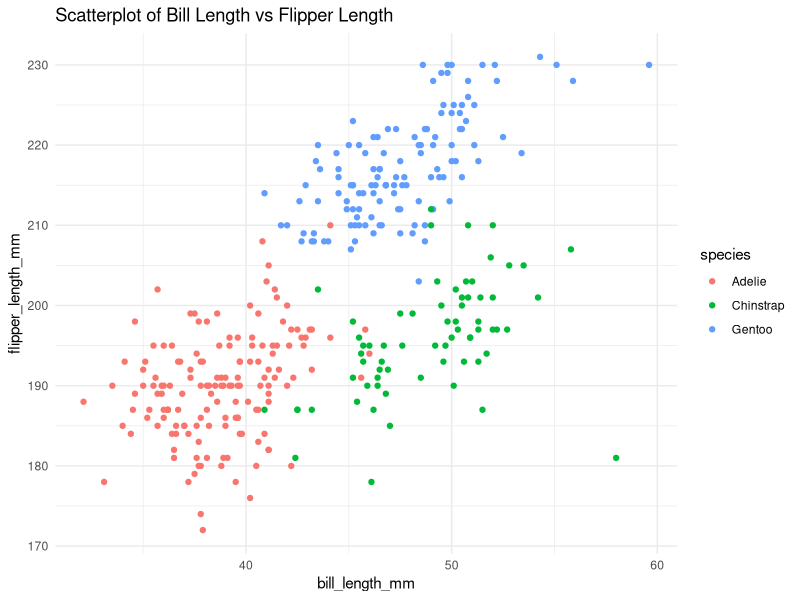
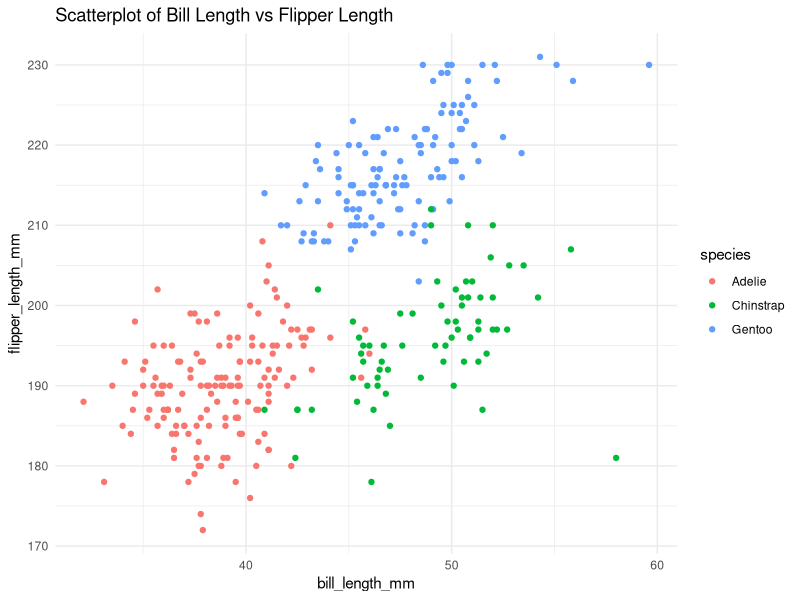

Reproduce these figures in R, in order.
## ---- chunk 1
knitr::opts_chunk$set(echo = TRUE)
## ---- chunk 2
# Load the 'penguins' dataset from the 'palmerpenguins' package
data("penguins", package = "palmerpenguins")
## ---- chunk 3
# Load the ggplot2 library
library(ggplot2)

# Create a scatterplot
scatter_plot<-
  ggplot(data = penguins, aes(x = bill_length_mm, y = flipper_length_mm, colour = species)) +
  geom_point() +
  labs(title = "Scatterplot of Bill Length vs Flipper Length", x = "bill_length_mm", y = "flipper_length_mm") +
  theme_minimal()
scatter_plot
# Save the plot to the project directory
ggsave("scatterplot.png", plot = scatter_plot, width = 6, height = 4, dpi = 300)
## ---- chunk 4
# Load the tidyverse package
library(tidyverse)

# Set a seed for reproducibility
set.seed(123)

# Generate a random sample from a standard normal distribution
random_sample <- rnorm(10)

# Create the data frame with the corrected logical vector
df <- data.frame(
  random_sample = random_sample, # Random sample from standard Normal distribution
  logical_vector = random_sample > 0, # Logical vector indicating if each element of the sample > 0
  character_vector = sample(letters[1:10], 10, replace = TRUE), # Character vector of length 10
  factor_vector = factor(sample(c("Level1", "Level2", "Level3"), 10, replace = TRUE)) # Factor vector with 3 levels
)

print(df)
## ---- chunk 5
# Mean of the numeric random sample
mean(df %>% pull(random_sample)) # This will work

# Mean of the logical vector
mean(df %>% pull(logical_vector)) # This will work (logical values are coerced to numeric: TRUE = 1, FALSE = 0)

# Mean of the character vector
mean(df %>% pull(character_vector)) # This will not work (character cannot be coerced to numeric)

# Mean of the factor vector
mean(df %>% pull(factor_vector)) # This will not work (factors are internally stored as integers but have a level attribute)
## ---- chunk 6
# Coerce logical vector to numeric
numeric_logical <- as.numeric(df$logical_vector)

# Coerce character vector to numeric
numeric_character <- as.numeric(df$character_vector)

# Coerce factor vector to numeric
numeric_factor <- as.numeric(df$factor_vector)
## ---- chunk 7
# Calculate the mean of logic vector again
mean_numeric_logical <- mean(numeric_logical)  # This will work, calculating the proportion of TRUE values

# Calculate the mean of character vector again
mean_numeric_character <- mean(numeric_character, na.rm = TRUE)  # This will return NA or an error due to NA values

# Calculate the mean of factor vector again
mean_numeric_factor <- mean(numeric_factor)  # This will work, but the result may not be meaningful

# Print the results
print(mean(df %>% pull(random_sample))) 
print(mean_numeric_logical)    # Proportion of TRUE values
print(mean_numeric_character)  # Will be NA
print(mean_numeric_factor)     # Mean of factor levels' integer codes
